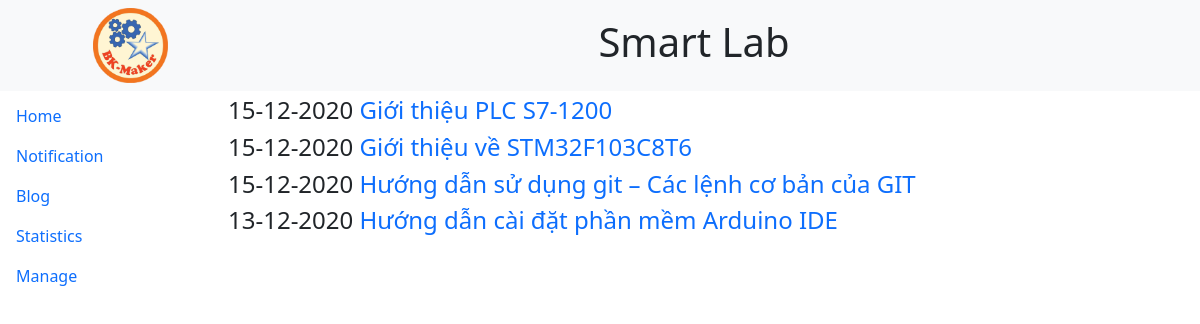
Screenshot of /blog/ with the database file from the repository.
### blog/models.py (models this page shows)
class Post(models.Model):
	title = models.CharField(max_length=100)
	author = models.CharField(max_length=50)
	body = models.TextField()
	date = models.DateTimeField(auto_now_add=True)

### blog/views.py (the view)
# urls.py: path('', views.list, name='blog'),
def list(request):
	Data = {'Posts': Post.objects.all().order_by('-date')}
	return render(request, 'blog/blog.html', Data)

### blog/templates/blog/blog.html (shortened to what this page needs)
{% extends "pages/base.html" %}
{% block content %}
{% for post in Posts %}
	<h4>{{post.date|date:"d-m-Y"}} <a href="/blog/{{post.id}}">{{post.title}}</a></h4>
{% endfor %}
{% endblock %}

### smartlab/templates/pages/base.html (shortened to what this page needs)
<!DOCTYPE html>
<html lang="en">
<head>
   {% load static %}
   <link rel="stylesheet" href="{% static 'css/bootstrap.min.css' %}" type="text/css">
   <link rel="stylesheet" href="{% static 'css/custom.css' %}">
</head>
<body>
   <div class="container- fluid">
    <div class="row">
      <nav class="navbar fixed-top bg-light">
        <div class="container-fluid">
            <div class="col-sm-2">
            <center><img src="{% static 'images/logo.png' %}" class="responsive-img" style="max-height:75px"/> </center>
            </div>
            <div class="col-sm-10">
              <center><h1>Smart Lab</h1></center>
           </div>
        </div>
      </nav>
    </div>
      <div class="row">
        <div class="col-sm-2">
              <div class="slidenav">
                <a class="nav-link" href="/">Home</a>
                <a class="nav-link" href="{% url 'notification' %}">Notification</a>
                <a class="nav-link" href="{% url 'blog' %}">Blog</a>
                <a class="nav-link" href="{% url 'stastics' %}">Statistics</a>
                <a class="nav-link" href="/admin">Manage</a>
              </div>
        </div>
        <div class="col-sm-10">
          <div class="container-fluid">
            {% block content %}
						{% endblock %}
     			</div>
     		</div>
      </div>
    </div>
</body>
</html>

### static/css/custom.css (style rules this page uses)
.row:after { content: ""; display: table; clear: both; }
a:link { text-decoration: none; }

### rows the page displays
Post: date "15-12-2020", title "Giới thiệu PLC S7-1200"
Post: date "15-12-2020", title "Giới thiệu về STM32F103C8T6"
Post: date "15-12-2020", title "Hướng dẫn sử dụng git – Các lệnh cơ bản của GIT"
Post: date "13-12-2020", title "Hướng dẫn cài đặt phần mềm Arduino IDE"
